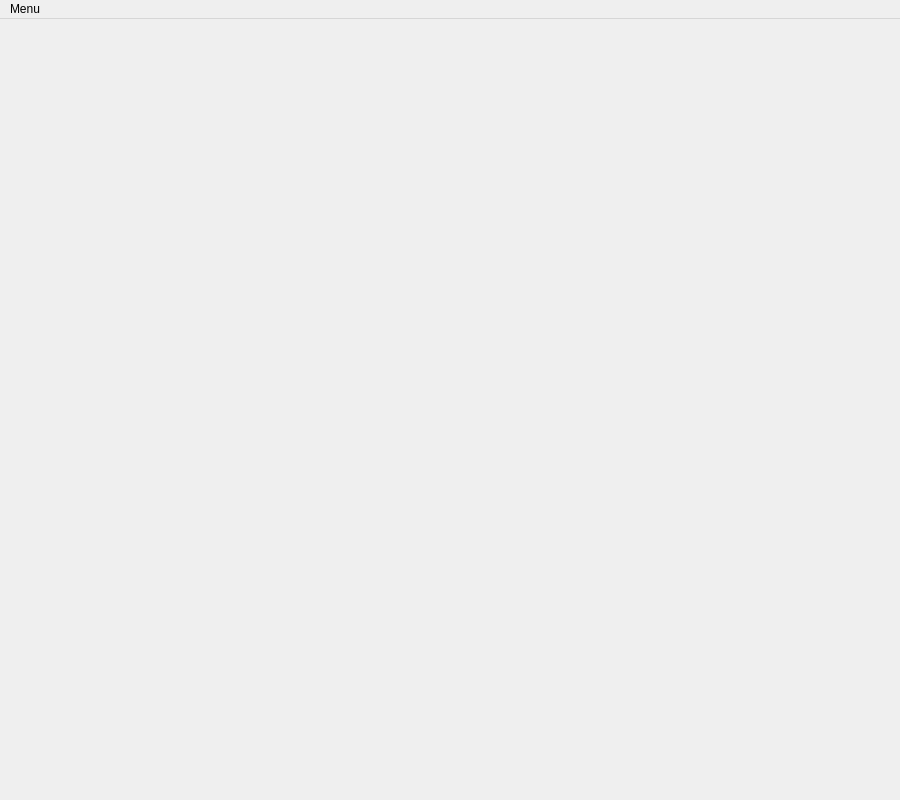
<?xml version="1.0" encoding="UTF-8"?>
<ui version="4.0">
 <class>ChessMainWindow</class>
 <widget class="QMainWindow" name="ChessMainWindow">
  <property name="geometry">
   <rect>
    <x>0</x>
    <y>0</y>
    <width>900</width>
    <height>800</height>
   </rect>
  </property>
  <property name="sizePolicy">
   <sizepolicy hsizetype="Fixed" vsizetype="Fixed">
    <horstretch>0</horstretch>
    <verstretch>0</verstretch>
   </sizepolicy>
  </property>
  <property name="windowTitle">
   <string>ChessView</string>
  </property>
  <widget class="QWidget" name="centralwidget">
   <layout class="QVBoxLayout" name="verticalLayout"/>
  </widget>
  <widget class="QMenuBar" name="menubar">
   <property name="geometry">
    <rect>
     <x>0</x>
     <y>0</y>
     <width>900</width>
     <height>22</height>
    </rect>
   </property>
   <widget class="QMenu" name="menuFile">
    <property name="title">
     <string>Menu</string>
    </property>
    <addaction name="separator"/>
    <addaction name="actionHomePage"/>
    <addaction name="actionLogOut"/>
    <addaction name="actionExit"/>
   </widget>
   <addaction name="menuFile"/>
  </widget>
  <action name="actionExit">
   <property name="text">
    <string>Exit</string>
   </property>
  </action>
  <action name="actionHomePage">
   <property name="text">
    <string>Home Page</string>
   </property>
  </action>
  <action name="actionLogOut">
   <property name="text">
    <string>Log Out</string>
   </property>
  </action>
 </widget>
 <resources/>
 <connections/>
</ui>
